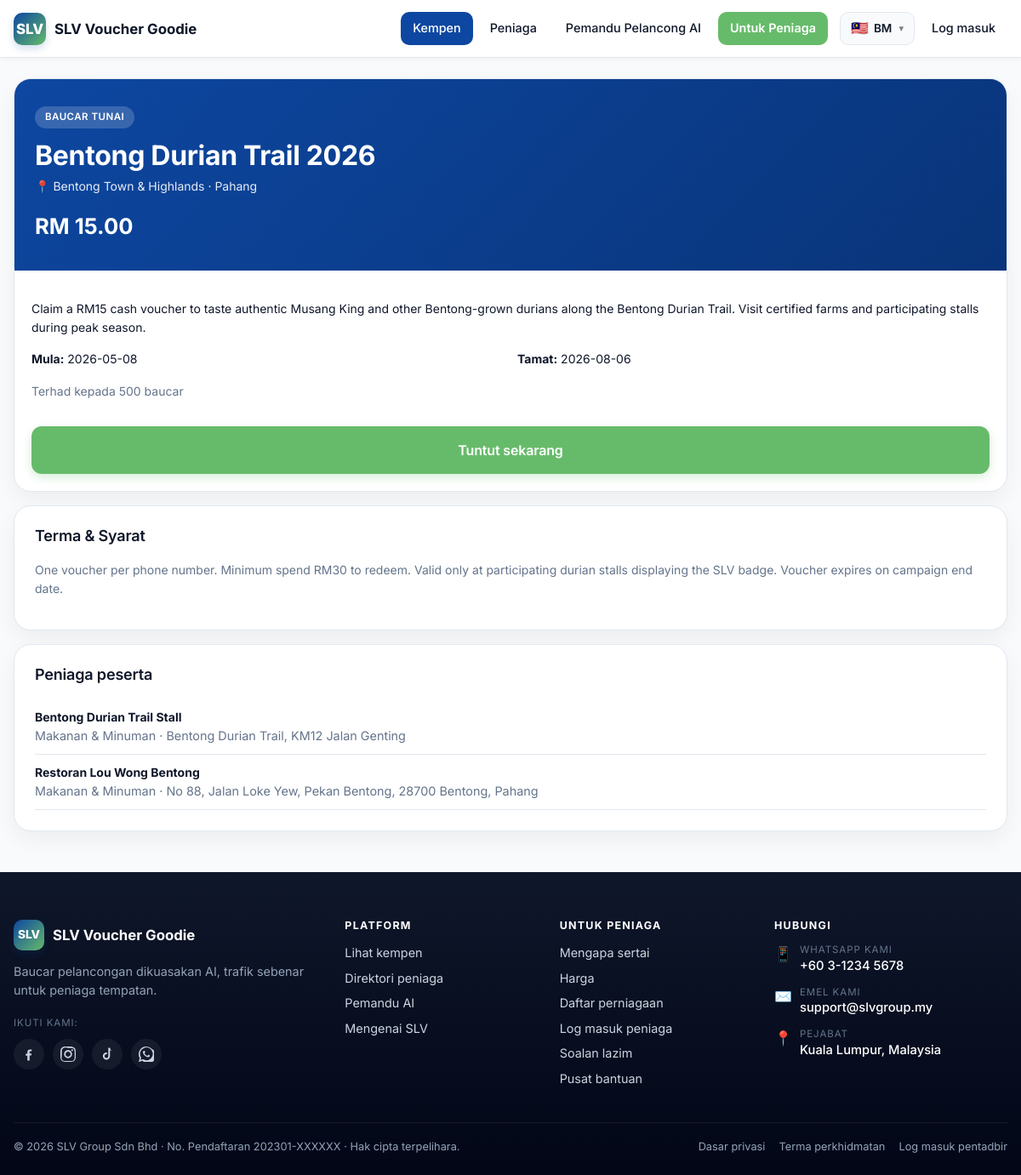
Page /campaigns/1 on the committed database.
### tables this page shows
CREATE TABLE campaigns (
  id             BIGINT UNSIGNED NOT NULL AUTO_INCREMENT,
  location_id    BIGINT UNSIGNED DEFAULT NULL,
  campaign_name  VARCHAR(180) NOT NULL,
  slug           VARCHAR(180) NOT NULL,
  description    TEXT,
  voucher_type   ENUM('cash','discount','free_gift','b1f1','experience','tourism','festival') NOT NULL DEFAULT 'cash',
  voucher_value  DECIMAL(10,2) NOT NULL DEFAULT 0.00,
  start_date     DATE DEFAULT NULL,
  end_date       DATE DEFAULT NULL,
  banner_image   VARCHAR(255) DEFAULT NULL,
  claim_limit    INT UNSIGNED NOT NULL DEFAULT 0,  
  terms          TEXT,
  status         ENUM('draft','active','ended','paused') NOT NULL DEFAULT 'draft',
  created_at     DATETIME NOT NULL DEFAULT CURRENT_TIMESTAMP,
  PRIMARY KEY (id),
  UNIQUE KEY uniq_campaigns_slug (slug),
  KEY idx_campaigns_location (location_id),
  CONSTRAINT fk_campaigns_location FOREIGN KEY (location_id) REFERENCES locations(id) ON DELETE SET NULL
);

CREATE TABLE locations (
  id           BIGINT UNSIGNED NOT NULL AUTO_INCREMENT,
  state        VARCHAR(80)  NOT NULL,
  city         VARCHAR(80)  DEFAULT NULL,
  area_name    VARCHAR(120) NOT NULL,
  slug         VARCHAR(80)  NOT NULL,
  description  TEXT,
  banner_image VARCHAR(255) DEFAULT NULL,
  map_link     VARCHAR(500) DEFAULT NULL,
  status       ENUM('active','inactive') NOT NULL DEFAULT 'active',
  created_at   DATETIME NOT NULL DEFAULT CURRENT_TIMESTAMP,
  PRIMARY KEY (id),
  UNIQUE KEY uniq_locations_slug (slug),
  KEY idx_locations_state (state)
);

CREATE TABLE campaign_merchants (
  id           BIGINT UNSIGNED NOT NULL AUTO_INCREMENT,
  campaign_id  BIGINT UNSIGNED NOT NULL,
  merchant_id  BIGINT UNSIGNED NOT NULL,
  status       ENUM('pending','active','removed') NOT NULL DEFAULT 'active',
  created_at   DATETIME NOT NULL DEFAULT CURRENT_TIMESTAMP,
  PRIMARY KEY (id),
  UNIQUE KEY uniq_cm_pair (campaign_id, merchant_id),
  KEY idx_cm_campaign (campaign_id),
  KEY idx_cm_merchant (merchant_id),
  CONSTRAINT fk_cm_campaign FOREIGN KEY (campaign_id) REFERENCES campaigns(id) ON DELETE CASCADE,
  CONSTRAINT fk_cm_merchant FOREIGN KEY (merchant_id) REFERENCES merchants(id) ON DELETE CASCADE
);

CREATE TABLE merchants (
  id                  BIGINT UNSIGNED NOT NULL AUTO_INCREMENT,
  user_id             BIGINT UNSIGNED NOT NULL,
  business_name       VARCHAR(180) NOT NULL,
  owner_name          VARCHAR(120) NOT NULL,
  phone               VARCHAR(40)  NOT NULL,
  whatsapp            VARCHAR(40)  DEFAULT NULL,
  email               VARCHAR(180) NOT NULL,
  category            ENUM('fnb','hotel','retail','souvenir','attraction','transport','experience','others') NOT NULL DEFAULT 'fnb',
  location_id         BIGINT UNSIGNED DEFAULT NULL,
  address             VARCHAR(500) DEFAULT NULL,
  map_link            VARCHAR(500) DEFAULT NULL,
  registration_no     VARCHAR(80)  DEFAULT NULL,
  logo                VARCHAR(255) DEFAULT NULL,
  shop_photos         TEXT DEFAULT NULL,
  operating_hours     VARCHAR(255) DEFAULT NULL,
  wallet_balance      DECIMAL(10,2) NOT NULL DEFAULT 0.00,
  subscription_status ENUM('pending','active','expired','suspended') NOT NULL DEFAULT 'pending',
  status              ENUM('pending','active','suspended') NOT NULL DEFAULT 'pending',
  created_at          DATETIME NOT NULL DEFAULT CURRENT_TIMESTAMP,
  updated_at          DATETIME NOT NULL DEFAULT CURRENT_TIMESTAMP ON UPDATE CURRENT_TIMESTAMP,
  PRIMARY KEY (id),
  KEY idx_merchants_user (user_id),
  KEY idx_merchants_location (location_id),
  KEY idx_merchants_status (status),
  CONSTRAINT fk_merchants_user FOREIGN KEY (user_id) REFERENCES users(id) ON DELETE CASCADE,
  CONSTRAINT fk_merchants_location FOREIGN KEY (location_id) REFERENCES locations(id) ON DELETE SET NULL
);

### app/Core/View.php (called while the page is built, shortened)
<?php
class View
{
    private string $base;
    public function __construct()
    {
        $this->base = SLV_ROOT . '/app/Views/';
    }
    public function render(string $template, array $data = [], ?string $layout = null): string
    {
        $file = $this->base . $template . '.php';
        $data['_user'] = Auth::user();
        $data['_lang'] = Lang::current();
        $data['_flash'] = [
            'success' => flash('success'),
            'error'   => flash('error'),
            'info'    => flash('info'),
        ];
        $data['_errors'] = flash('errors') ?: [];
        $content = $this->capture($file, $data);
        if ($layout === null) {
            if (str_starts_with($template, 'admin/')) {
                $layout = 'layouts/admin';
            } elseif (str_starts_with($template, 'merchant/')) {
                $layout = 'layouts/merchant';
            } elseif (str_starts_with($template, 'errors/')) {
                $layout = 'layouts/public';
            } elseif (!str_starts_with($template, 'layouts/') && !str_starts_with($template, 'partials/')) {
                $layout = 'layouts/public';
            }
        }
        if ($layout) {
            $layoutFile = $this->base . $layout . '.php';
            return $this->capture($layoutFile, array_merge($data, ['content' => $content]));
        }
        return $content;
    }
    private function capture(string $file, array $data): string
    {
        extract($data, EXTR_SKIP);
        require $file;
        return (string) ob_get_clean();
    }
}

### app/Controllers/HomeController.php (called while the page is built, shortened)
<?php
class HomeController extends Controller
{
    public function campaign(array $params): void
    {
        $id = (int) $params['id'];
        $campaign = Campaign::find($id);
        $this->render('public/campaign', [
            'title'     => $campaign['campaign_name'],
            'campaign'  => $campaign,
            'merchants' => Campaign::merchants((int) $campaign['id']),
            'claimable' => Campaign::claimable($campaign),
        ]);
    }
}

### public/index.php (called while the page is built, shortened)
<?php
require SLV_ROOT . '/config/config.php';
require SLV_ROOT . '/app/Core/helpers.php';
$router = new \App\Core\Router();
$router->dispatch();

### app/Core/helpers.php (called while the page is built, shortened)
<?php
if (!function_exists('config')) {
    function config(string $key, mixed $default = null): mixed
    {
        static $cache = [];
        [$file, $path] = array_pad(explode('.', $key, 2), 2, null);
        if (!isset($cache[$file])) {
            $full = SLV_ROOT . '/config/' . $file . '.php';
            $cache[$file] = is_file($full) ? require $full : [];
        }
        if ($path === null) {
            return $cache[$file];
        }
        $value = $cache[$file];
        foreach (explode('.', $path) as $segment) {
            $value = $value[$segment];
        }
        return $value;
    }
}
if (!function_exists('e')) {
    function e(?string $value): string
    {
        return htmlspecialchars((string) $value, ENT_QUOTES | ENT_SUBSTITUTE, 'UTF-8');
    }
}
if (!function_exists('url')) {
    function url(string $path = '/'): string
    {
        $base = (string) config('config.url', '');
        return $base . '/' . ltrim($path, '/');
    }
}
if (!function_exists('__')) {
    function __(string $key, array $replace = []): string
    {
        return \App\Core\Lang::get($key, $replace);
    }
}
if (!function_exists('rm')) {
    function rm(float|int|string|null $value): string
    {
        return 'RM ' . number_format((float) $value, 2);
    }
}

### config/config.php (called while the page is built, shortened)
<?php
if (!function_exists('env')) {
    function env(string $key, mixed $default = null): mixed
    {
        $value = $_ENV[$key] ?? getenv($key);
        if ($value === false || $value === null || $value === '') {
            return $default;
        }
        return match (strtolower((string) $value)) {
            'true', '(true)'   => true,
            'false', '(false)' => false,
            'null', '(null)'   => null,
            default            => $value,
        };
    }
}

### config/database.php (called while the page is built)
<?php
return [
    'driver'   => 'mysql',
    'host'     => env('DB_HOST', '127.0.0.1'),
    'port'     => (int) env('DB_PORT', 3306),
    'database' => env('DB_DATABASE', 'slv_voucher'),
    'username' => env('DB_USERNAME', 'root'),
    'password' => env('DB_PASSWORD', ''),
    'charset'  => 'utf8mb4',
    'collation' => 'utf8mb4_unicode_ci',
];

### app/Core/Database.php (called while the page is built, shortened)
<?php
class Database
{
    private static ?PDO $pdo = null;
    public static function pdo(): PDO
    {
        if (self::$pdo instanceof PDO) {
            return self::$pdo;
        }
        $cfg = config('database');
        $dsn = sprintf(
            '%s:host=%s;port=%d;dbname=%s;charset=%s',
            $cfg['driver'],
            $cfg['host'],
            $cfg['port'],
            $cfg['database'],
            $cfg['charset']
        );
        try {
            self::$pdo = new PDO($dsn, $cfg['username'], $cfg['password'], [
                PDO::ATTR_ERRMODE            => PDO::ERRMODE_EXCEPTION,
                PDO::ATTR_DEFAULT_FETCH_MODE => PDO::FETCH_ASSOC,
                PDO::ATTR_EMULATE_PREPARES   => false,
            ]);
        } catch (PDOException $e) {
            throw new \RuntimeException('Database connection failed: ' . $e->getMessage(), 0, $e);
        }
        return self::$pdo;
    }
    public static function run(string $sql, array $params = []): PDOStatement
    {
        $stmt = self::pdo()->prepare($sql);
        $stmt->execute($params);
        return $stmt;
    }
    public static function fetch(string $sql, array $params = []): ?array
    {
        $row = self::run($sql, $params)->fetch();
        return $row === false ? null : $row;
    }
    public static function all(string $sql, array $params = []): array
    {
        return self::run($sql, $params)->fetchAll();
    }
}

### app/Models/Campaign.php (called while the page is built, shortened)
<?php
class Campaign
{
    public static function find(int $id): ?array
    {
        return Database::fetch(
            'SELECT c.*, l.area_name AS location_name, l.slug AS location_slug, l.state AS location_state
             FROM campaigns c LEFT JOIN locations l ON l.id = c.location_id
             WHERE c.id = ?',
            [$id]
        );
    }
    public static function merchants(int $campaignId): array
    {
        return Database::all(
            'SELECT m.*, cm.status AS link_status, l.area_name AS location_name
             FROM campaign_merchants cm
             JOIN merchants m ON m.id = cm.merchant_id
             LEFT JOIN locations l ON l.id = m.location_id
             WHERE cm.campaign_id = ? AND cm.status = "active"
             ORDER BY m.business_name',
            [$campaignId]
        );
    }
}

### app/Core/Lang.php (called while the page is built, shortened)
<?php
class Lang
{
    private static array $messages = [];
    public static function boot(): void
    {
        $default = config('config.lang.default', 'en');
        $current = $_SESSION['lang'] ?? $default;
        $file = SLV_ROOT . '/app/Lang/' . $current . '.php';
        $fallback = SLV_ROOT . '/app/Lang/en.php';
        $messages = is_file($fallback) ? require $fallback : [];
        if ($current !== 'en' && is_file($file)) {
            $messages = array_replace_recursive($messages, require $file);
        }
        self::$messages = $messages;
    }
    public static function get(string $key, array $replace = []): string
    {
        $segments = explode('.', $key);
        $value = self::$messages;
        foreach ($segments as $segment) {
            $value = $value[$segment];
        }
        foreach ($replace as $k => $v) {
            $value = str_replace(':' . $k, (string) $v, $value);
        }
        return $value;
    }
}

### app/Views/public/campaign.php (the view, shortened to what this page needs)
<?php
$bannerCss  = 'linear-gradient(135deg, var(--c-primary), var(--c-primary-dk))';
?>
<article class="card" style="overflow:hidden; padding:0;">
  <div style="background: <?= $bannerCss ?>; color:#fff; padding:32px 24px;">
    <div class="pill" style="background:rgba(255,255,255,.18); color:#fff;"><?= e(__('campaign.types.' . $campaign['voucher_type'])) ?></div>
    <h1 style="margin:.4em 0 .2em;"><?= e($campaign['campaign_name']) ?></h1>
    <p style="margin:0; opacity:.9;">📍 <?= e($campaign['location_name'] ?? '') ?> · <?= e($campaign['location_state'] ?? '') ?></p>
    <p class="font-bold" style="font-size:1.6rem; margin: 16px 0 0;"><?= e(rm($campaign['voucher_value'])) ?></p>
  </div>
  <div style="padding:20px;">
    <p><?= nl2br(e($campaign['description'] ?? '')) ?></p>
    <div class="grid grid-2 mt-2">
      <div><strong><?= e(__('campaign.starts')) ?>:</strong> <?= e($campaign['start_date'] ?: '—') ?></div>
      <div><strong><?= e(__('campaign.ends')) ?>:</strong> <?= e($campaign['end_date'] ?: '—') ?></div>
    </div>
    <p class="text-muted mt-2">
      <?= (int) $campaign['claim_limit'] > 0
            ? e(__('campaign.limit', ['n' => (int) $campaign['claim_limit']]))
            : e(__('campaign.unlimited')) ?>
    </p>
    <?php if ($claimable): ?>
      <a href="<?= e(url('/claim/' . $campaign['id'])) ?>" class="btn btn-accent btn-lg btn-block mt-2"><?= e(__('campaign.claim_now')) ?></a>
    <?php else: ?>
      <div class="alert alert-warning"><?= e(__('claim.closed')) ?></div>
    <?php endif; ?>
  </div>
</article>
<?php if (!empty($campaign['terms'])): ?>
  <div class="card">
    <h3 class="mt-0"><?= e(__('campaign.terms')) ?></h3>
    <p class="text-muted" style="white-space:pre-line;"><?= e($campaign['terms']) ?></p>
  </div>
<?php endif; ?>
<div class="card">
  <h3 class="mt-0"><?= e(__('campaign.merchants')) ?></h3>
  <?php if (empty($merchants)): ?>
    <p class="text-muted"><?= e(__('campaign.no_campaigns')) ?></p>
  <?php else: ?>
    <ul style="list-style:none; padding:0; margin:0;">
      <?php foreach ($merchants as $m): ?>
        <li style="padding:10px 0; border-bottom:1px solid var(--c-border);">
          <strong><?= e($m['business_name']) ?></strong>
          <div class="text-muted" style="font-size:.9rem;">
            <?= e(__('merchant.category_options.' . $m['category'])) ?>
            <?php if (!empty($m['address'])): ?> · <?= e($m['address']) ?><?php endif; ?>
          </div>
        </li>
      <?php endforeach; ?>
    </ul>
  <?php endif; ?>
</div>

### app/Core/Router.php (shortened to what this page needs)
<?php
class Router
{
    private array $routes = [
        'GET' => [], 'POST' => [], 'PUT' => [], 'DELETE' => [],
    ];
    private array $groupMiddleware = [];
    public function group(array $middleware, callable $callback): void
    {
        $previous = $this->groupMiddleware;
        $this->groupMiddleware = array_merge($previous, $middleware);
        $this->groupMiddleware = $previous;
    }
    private function add(string $method, string $path, array $handler, array $middleware): void
    {
        $pattern = preg_replace('#\{([a-zA-Z_][a-zA-Z0-9_]*)\}#', '(?P<$1>[^/]+)', $path);
        $pattern = '#^' . rtrim($pattern, '/') . '/?$#';
        $this->routes[$method][] = [
            'pattern'    => $pattern,
            'handler'    => $handler,
            'middleware' => array_merge($this->groupMiddleware, $middleware),
        ];
    }
    public function dispatch(): void
    {
        $method = $_SERVER['REQUEST_METHOD'] ?? 'GET';
        $uri = parse_url($_SERVER['REQUEST_URI'] ?? '/', PHP_URL_PATH) ?: '/';
        $uri = rtrim($uri, '/') ?: '/';
        foreach ($this->routes[$method] ?? [] as $route) {
            if (preg_match($route['pattern'], $uri, $matches)) {
                $params = array_filter($matches, 'is_string', ARRAY_FILTER_USE_KEY);
                [$controllerClass, $action] = $route['handler'];
                $controller = new $controllerClass();
                $controller->{$action}($params);
                return;
            }
        }
    }
}

### rows in the picture
campaigns: voucher_type "BAUCAR TUNAI", campaign_name "Bentong Durian Trail 2026", location.area_name "Bentong Town & Highlands", location.state "Pahang", voucher_value "RM 15.00", description "Claim a RM15 cash voucher to taste authentic Musang King and other Bentong-grown durians along the Bentong Durian Trail. Visit certified farms and participating stalls during peak season.", start_date "2026-05-08", end_date "2026-08-06", claim_limit "Terhad kepada 500 baucar", terms "One voucher per phone number. Minimum spend RM30 to redeem. Valid only at participating durian stalls displaying the SLV badge. Voucher expires on campaign end date."
campaign_merchants: merchant.business_name "Bentong Durian Trail Stall", merchant.category "Makanan & Minuman", merchant.address "Bentong Durian Trail, KM12 Jalan Genting"
campaign_merchants: merchant.business_name "Restoran Lou Wong Bentong", merchant.category "Makanan & Minuman", merchant.address "No 88, Jalan Loke Yew, Pekan Bentong, 28700 Bentong, Pahang"
